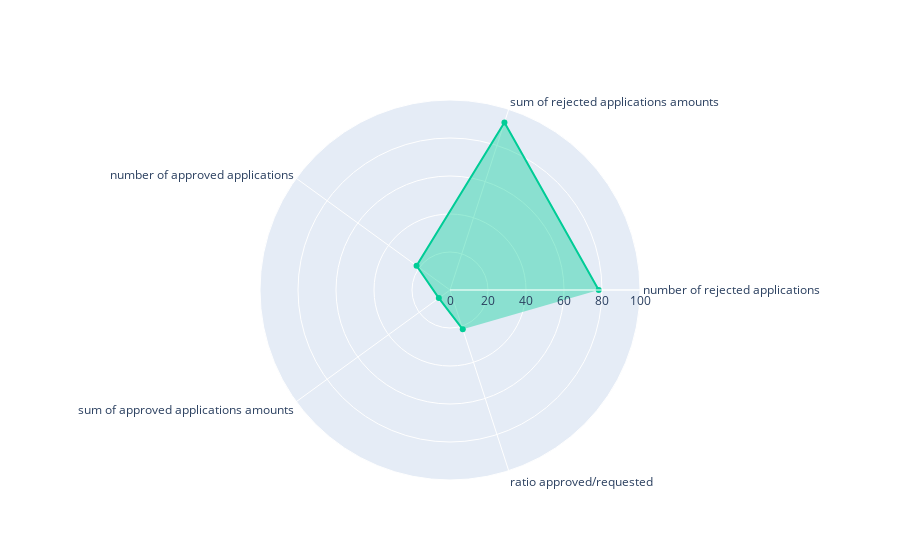

The notebook cell saved with this chart:
### Markdown cell above
RADAR

### Code cell
fig = go.Figure()

#radar dimension normalization 
radar_max_value = 100

values = np.array([[datasink.query(select_rejected_decision).shape[0], 
                    datasink.query(select_rejected_decision)[get_decision_amount].sum(), 
                    datasink.query(select_approved_decision).shape[0], 
                    datasink.query(select_approved_decision)[get_decision_amount].sum(), 
                    datasink.query(select_approved_decision).shape[0]/(datasink.query(select_approved_decision).shape[0]+datasink.query(select_rejected_decision).shape[0])
                   ],
                   [
                    datasink.shape[0],
                    datasink[get_decision_amount].sum(),
                    datasink.shape[0],
                    datasink[get_decision_amount].sum(),
                    1
                   ]
                  ])
normed_values = (values*radar_max_value) / values.max(axis=0)

def radar_normalization(values, max_value):
    normalized_values = []
    for value in values:
        normalized_values.append((value*max_value)/max(values))
    return normalized_values

fig.add_trace(go.Scatterpolar(
      r=normed_values[0],
      theta=radar_chart_labels,
      marker_color='rgb(0,204,150)',
      fillcolor='rgba(0,204,150,0.4)',
      fill='toself',
      name='V1',
))

fig.update_layout(
  height=800,
  polar=dict(
    #bgcolor= 'rgb(239, 239, 232)',
    radialaxis=dict(
      visible=True,
      range=[0, radar_max_value],
      #linecolor='red',
      #gridcolor='red',
      #axiscolor='red',
      #tickcolor='red',
    )),
  #showlegend=False
)

fig.show()

### Figure 1 — Plotly figure (JSON) as saved in the notebook; plotly's stock layout.template omitted (floating-point values rounded to 4 significant figures)
{"data": [{"fill": "toself", "fillcolor": "rgba(0,204,150,0.4)", "marker": {"color": "rgb(0,204,150)"}, "name": "V1", "r": [78.26, 92.74, 21.74, 7.261, 21.74], "theta": ["number of rejected applications", "sum of rejected applications amounts", "number of approved applications", "sum of approved applications amounts", "ratio approved/requested"], "type": "scatterpolar"}], "layout": {"autosize": true, "polar": {"angularaxis": {"type": "category"}, "radialaxis": {"autorange": false, "range": [0, 100], "type": "linear", "visible": true}}}}
